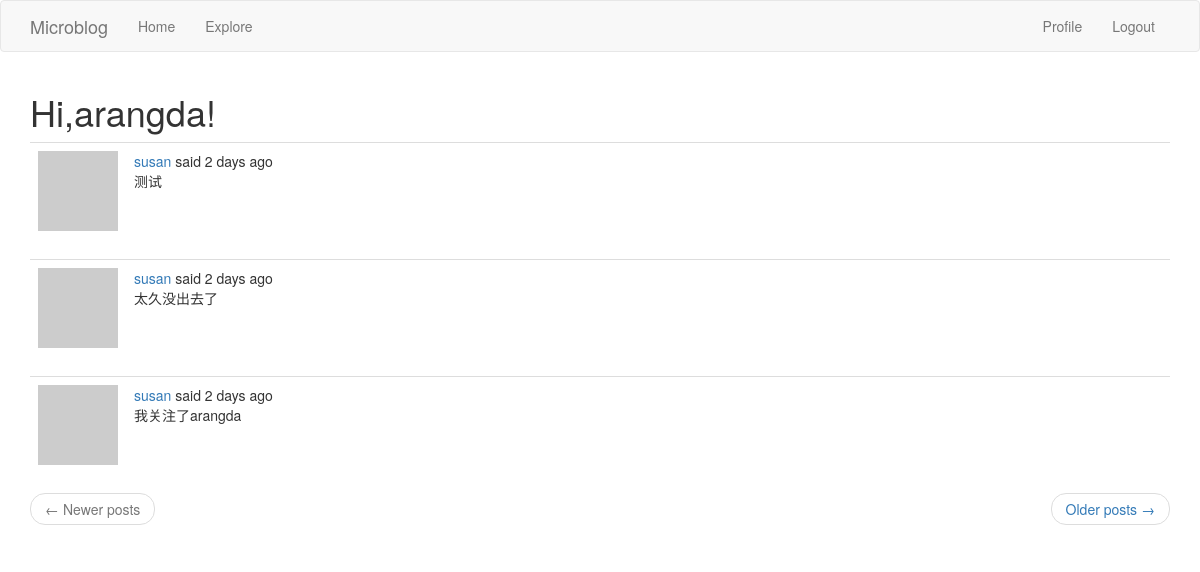
Page /explore (signed in) on the earlier database version.
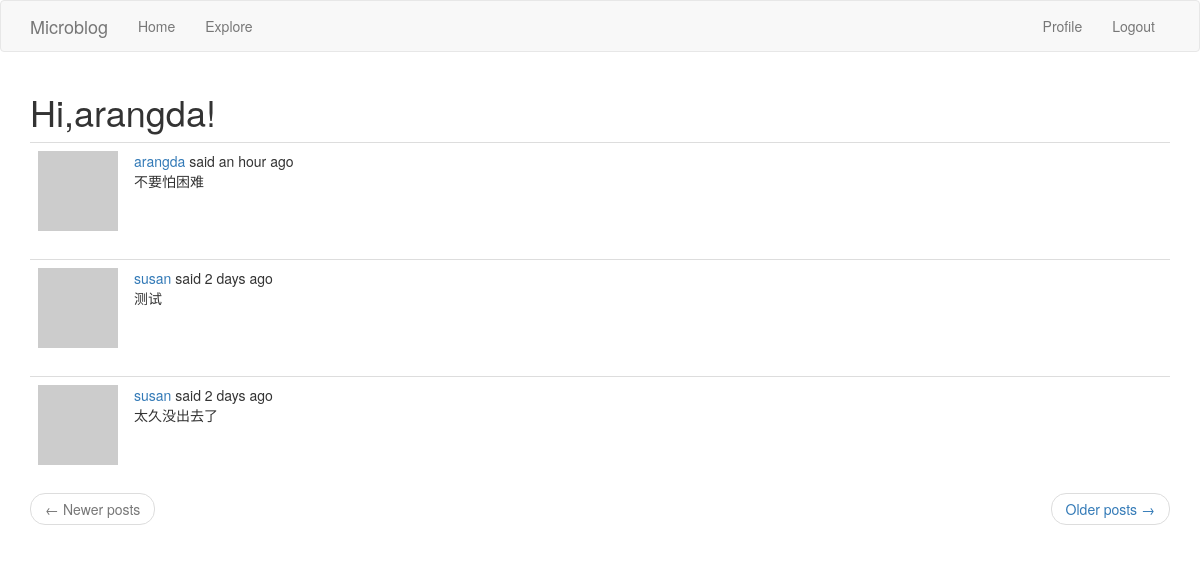
Same page on the later database version.
### app/models.py (models this page shows, shortened)
class Post(db.Model):
    id = db.Column(db.Integer,primary_key=True)
    body = db.Column(db.String(140))
    timestamp = db.Column(db.DateTime,index=True,default=datetime.utcnow)
    user_id = db.Column(db.Integer,db.ForeignKey('user.id'))

### app/routes.py (the view)
@app.route('/explore')
@login_required
def explore():
    page = request.args.get('page',1,type=int)
    posts = Post.query.order_by(Post.timestamp.desc()).paginate(
        page,app.config['POSTS_PER_PAGE'],False
    )
    next_url = url_for('index',page=posts.next_num) if posts.has_next else None
    prev_url = url_for('index',page=posts.prev_num) if posts.has_prev else None
    return render_template('index.html',title='Explore',posts=posts.items,next_url=next_url,prev_url=prev_url)

### app/models.py (called while the page is built)
@login.user_loader
def load_user(id):
    return User.query.get(int(id))

    def avatar(self,size):
        digest = md5(self.email.lower().encode('utf-8')).hexdigest()
        return 'https://www.gravatar.com/avatar/{}?d=identicon&s={}'.format(digest,size)

### app/routes.py (called while the page is built)
@app.before_request
def before_request():
    g.locale = str(get_locale())
    if current_user.is_authenticated:
        current_user.last_seen = datetime.utcnow()
        db.session.commit()

### app/templates/index.html (shortened to what this page needs)
{% extends "base.html" %}
{% import 'bootstrap/wtf.html' as wtf %}
{% block app_content %}
    <h1>Hi,{{ current_user.username }}!</h1>
    {% for post in posts %}
    {% include '_post.html' %}
    {% endfor %}
    <nav aria-label="...">
        <ul class="pager">
            <li class="previous{% if not prev_url %} disabled{% endif %}">
                <a href="{{ prev_url or '#' }}">
                    <span aria-hidden="true">&larr;</span> Newer posts
                </a>
            </li>
            <li class="next{% if not next_url %} disabled{% endif %}">
                <a href="{{ next_url or '#' }}">
                    Older posts <span aria-hidden="true">&rarr;</span>
                </a>
            </li>
        </ul>
    </nav>
{% endblock %}

### app/templates/_post.html (shortened to what this page needs)
<table class="table table-hover">
    <tr>
        <td width="70px">
            <a href="{{ url_for('user', username=post.author.username) }}">
                <img src="{{ post.author.avatar(70) }}" />
            </a>
        </td>
        <td>
            {{ _('%(username)s said %(when)s',username=user_link,when=moment(post.timestamp).fromNow()) }}
            <br>
            {{ post.body }}
        </td>
    </tr>
</table>

Differences in the rows shown:
no longer on this page (row unchanged): Post: body "我关注了arangda"
added Post: body "不要怕困难"
